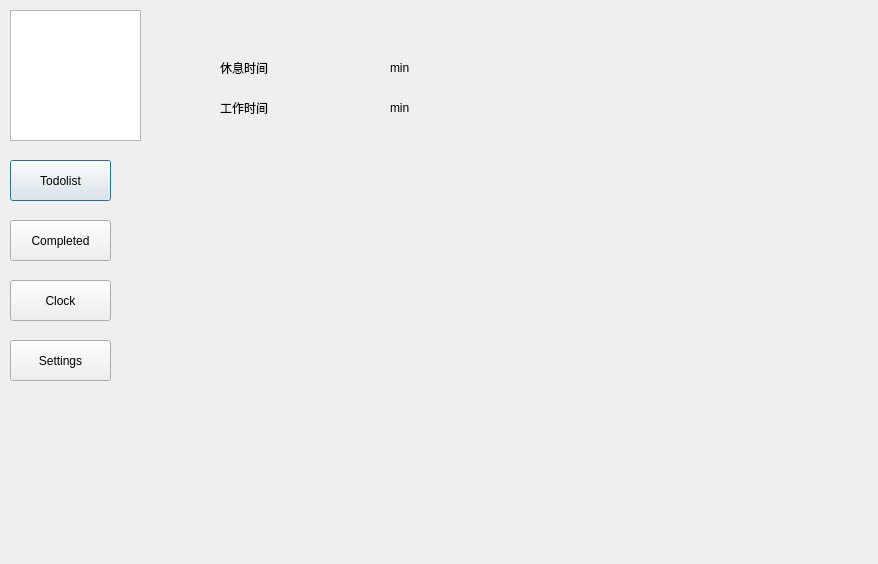
<?xml version="1.0" encoding="UTF-8"?>
<ui version="4.0">
 <class>Settings</class>
 <widget class="QDialog" name="Settings">
  <property name="geometry">
   <rect>
    <x>0</x>
    <y>0</y>
    <width>878</width>
    <height>564</height>
   </rect>
  </property>
  <property name="windowTitle">
   <string>Dialog</string>
  </property>
  <widget class="QPushButton" name="pushButton">
   <property name="geometry">
    <rect>
     <x>10</x>
     <y>160</y>
     <width>101</width>
     <height>41</height>
    </rect>
   </property>
   <property name="text">
    <string>Todolist</string>
   </property>
  </widget>
  <widget class="QPushButton" name="pushButton_2">
   <property name="geometry">
    <rect>
     <x>10</x>
     <y>220</y>
     <width>101</width>
     <height>41</height>
    </rect>
   </property>
   <property name="text">
    <string>Completed</string>
   </property>
  </widget>
  <widget class="QPushButton" name="pushButton_3">
   <property name="geometry">
    <rect>
     <x>10</x>
     <y>280</y>
     <width>101</width>
     <height>41</height>
    </rect>
   </property>
   <property name="text">
    <string>Clock</string>
   </property>
  </widget>
  <widget class="QPushButton" name="pushButton_4">
   <property name="geometry">
    <rect>
     <x>10</x>
     <y>340</y>
     <width>101</width>
     <height>41</height>
    </rect>
   </property>
   <property name="text">
    <string>Settings</string>
   </property>
  </widget>
  <widget class="QLabel" name="label">
   <property name="geometry">
    <rect>
     <x>220</x>
     <y>60</y>
     <width>72</width>
     <height>15</height>
    </rect>
   </property>
   <property name="text">
    <string>休息时间</string>
   </property>
  </widget>
  <widget class="QLabel" name="label_2">
   <property name="geometry">
    <rect>
     <x>220</x>
     <y>100</y>
     <width>72</width>
     <height>15</height>
    </rect>
   </property>
   <property name="text">
    <string>工作时间</string>
   </property>
  </widget>
  <widget class="QGraphicsView" name="graphicsView">
   <property name="geometry">
    <rect>
     <x>10</x>
     <y>10</y>
     <width>131</width>
     <height>131</height>
    </rect>
   </property>
  </widget>
  <widget class="QLabel" name="label_3">
   <property name="geometry">
    <rect>
     <x>390</x>
     <y>60</y>
     <width>72</width>
     <height>15</height>
    </rect>
   </property>
   <property name="text">
    <string>min</string>
   </property>
  </widget>
  <widget class="QLabel" name="label_4">
   <property name="geometry">
    <rect>
     <x>390</x>
     <y>100</y>
     <width>72</width>
     <height>15</height>
    </rect>
   </property>
   <property name="text">
    <string>min</string>
   </property>
  </widget>
 </widget>
 <resources/>
 <connections/>
</ui>
